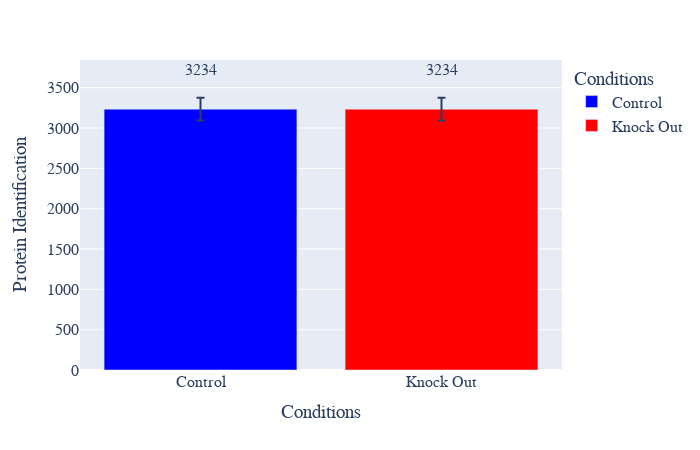

Notebook code cell kept with this figure:
### Code cell
#ID plot(protein and peptides)
plot_options={
            "mean label": "True",
            "error bar": "stdev",
            "X Title": "Conditions",
            "Y Title": "Protein Identification",
            "color": ["blue", "red", "black", "yellow", "green", "purple",
                      "orange", "brown", "pink", "gray", "olive", "cyan"],
            "width": 700,
            "height": 450,
            "font": dict(size=16, family="Arial black"),
            "ID mode": "total",
            "help for information only": \
            "Mean label options: True or False." \
            "error bar options: stdev or ci95." \
            "color: the first few colors will be used"
            "ID mode options: total, MS2, stacked." \
        }
plot_options["plot_type"] = "1" # 1 is protein, 2 is peptide
figure ,_ ,_ =ID_plots(data_obj, plot_options, saved_settings)
figure.show()
#figure.write_image("images/test.svg")

### Figure 1 — Plotly figure (JSON) as saved in the notebook; plotly's stock layout.template omitted (floating-point values rounded to 4 significant figures)
{"data": [{"alignmentgroup": "True", "error_y": {"array": [142.3]}, "hovertemplate": "Conditions=%{x}<br>IDs=%{y}<extra></extra>", "legendgroup": "Control", "marker": {"color": "blue", "pattern": {"shape": ""}}, "name": "Control", "offsetgroup": "Control", "orientation": "v", "showlegend": true, "textposition": "auto", "type": "bar", "x": ["Control"], "xaxis": "x", "y": [3234.0], "yaxis": "y"}, {"alignmentgroup": "True", "error_y": {"array": [142.3]}, "hovertemplate": "Conditions=%{x}<br>IDs=%{y}<extra></extra>", "legendgroup": "Knock Out", "marker": {"color": "red", "pattern": {"shape": ""}}, "name": "Knock Out", "offsetgroup": "Knock Out", "orientation": "v", "showlegend": true, "textposition": "auto", "type": "bar", "x": ["Knock Out"], "xaxis": "x", "y": [3234.0], "yaxis": "y"}], "layout": {"annotations": [{"showarrow": false, "text": "3234", "x": "Control", "y": 3720.0}, {"showarrow": false, "text": "3234", "x": "Knock Out", "y": 3720.0}], "barmode": "relative", "font": {"family": "Arial black", "size": 16}, "height": 450, "legend": {"title": {"text": "Conditions"}, "tracegroupgap": 0}, "margin": {"t": 60}, "width": 700, "xaxis": {"anchor": "y", "categoryarray": ["Control", "Knock Out"], "categoryorder": "array", "domain": [0, 1], "title": {"text": "Conditions"}}, "yaxis": {"anchor": "x", "domain": [0, 1], "title": {"text": "Protein Identification"}}}}
